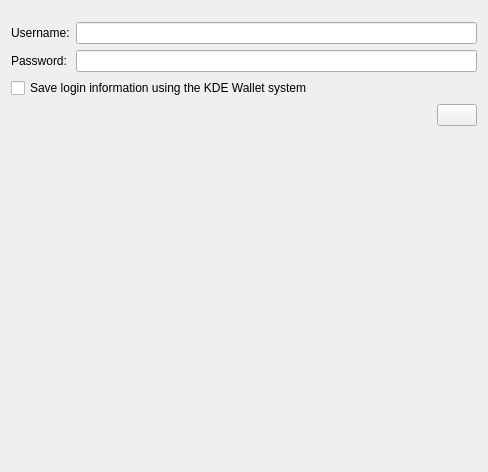
<?xml version="1.0" encoding="UTF-8"?>
<ui version="4.0">
 <class>AssistantPageBugzillaLogin</class>
 <widget class="QWidget" name="AssistantPageBugzillaLogin">
  <property name="geometry">
   <rect>
    <x>0</x>
    <y>0</y>
    <width>488</width>
    <height>472</height>
   </rect>
  </property>
  <layout class="QVBoxLayout" name="verticalLayout">
   <item>
    <widget class="StatusWidget" name="m_statusWidget" native="true"/>
   </item>
   <item>
    <spacer name="verticalSpacer_3">
     <property name="orientation">
      <enum>Qt::Vertical</enum>
     </property>
     <property name="sizeType">
      <enum>QSizePolicy::Fixed</enum>
     </property>
     <property name="sizeHint" stdset="0">
      <size>
       <width>20</width>
       <height>5</height>
      </size>
     </property>
    </spacer>
   </item>
   <item>
    <layout class="QFormLayout" name="formLayout">
     <item row="0" column="0">
      <widget class="QLabel" name="m_userLabel">
       <property name="text">
        <string comment="@label:textbox bugzilla account username">Username:</string>
       </property>
      </widget>
     </item>
     <item row="1" column="0">
      <widget class="QLabel" name="m_passwordLabel">
       <property name="text">
        <string comment="@label:textbox bugzilla account password">Password:</string>
       </property>
      </widget>
     </item>
     <item row="1" column="1">
      <widget class="KLineEdit" name="m_passwordEdit">
       <property name="accessibleName">
        <string>Password input</string>
       </property>
       <property name="trapEnterKeyEvent" stdset="0">
        <bool>true</bool>
       </property>
       <property name="passwordMode">
        <bool>true</bool>
       </property>
      </widget>
     </item>
     <item row="0" column="1">
      <widget class="KLineEdit" name="m_userEdit">
       <property name="accessibleName">
        <string>Username input</string>
       </property>
       <property name="trapEnterKeyEvent" stdset="0">
        <bool>true</bool>
       </property>
      </widget>
     </item>
    </layout>
   </item>
   <item>
    <widget class="QCheckBox" name="m_savePasswordCheckBox">
     <property name="text">
      <string comment="@option:check">Save login information using the KDE Wallet system</string>
     </property>
    </widget>
   </item>
   <item>
    <layout class="QHBoxLayout" name="horizontalLayout">
     <item>
      <spacer name="horizontalSpacer">
       <property name="orientation">
        <enum>Qt::Horizontal</enum>
       </property>
       <property name="sizeHint" stdset="0">
        <size>
         <width>40</width>
         <height>20</height>
        </size>
       </property>
      </spacer>
     </item>
     <item>
      <widget class="QPushButton" name="m_loginButton"/>
     </item>
    </layout>
   </item>
   <item>
    <spacer name="verticalSpacer_2">
     <property name="orientation">
      <enum>Qt::Vertical</enum>
     </property>
     <property name="sizeType">
      <enum>QSizePolicy::Fixed</enum>
     </property>
     <property name="sizeHint" stdset="0">
      <size>
       <width>20</width>
       <height>10</height>
      </size>
     </property>
    </spacer>
   </item>
   <item>
    <widget class="QLabel" name="m_noticeLabel">
     <property name="wordWrap">
      <bool>true</bool>
     </property>
     <property name="openExternalLinks">
      <bool>true</bool>
     </property>
    </widget>
   </item>
   <item>
    <spacer name="verticalSpacer">
     <property name="orientation">
      <enum>Qt::Vertical</enum>
     </property>
     <property name="sizeHint" stdset="0">
      <size>
       <width>20</width>
       <height>40</height>
      </size>
     </property>
    </spacer>
   </item>
  </layout>
 </widget>
 <customwidgets>
  <customwidget>
   <class>KLineEdit</class>
   <extends>QLineEdit</extends>
   <header>klineedit.h</header>
  </customwidget>
  <customwidget>
   <class>StatusWidget</class>
   <extends>QWidget</extends>
   <header>statuswidget.h</header>
   <container>1</container>
  </customwidget>
 </customwidgets>
 <tabstops>
  <tabstop>m_userEdit</tabstop>
  <tabstop>m_passwordEdit</tabstop>
  <tabstop>m_savePasswordCheckBox</tabstop>
  <tabstop>m_loginButton</tabstop>
 </tabstops>
 <resources/>
 <connections/>
</ui>
